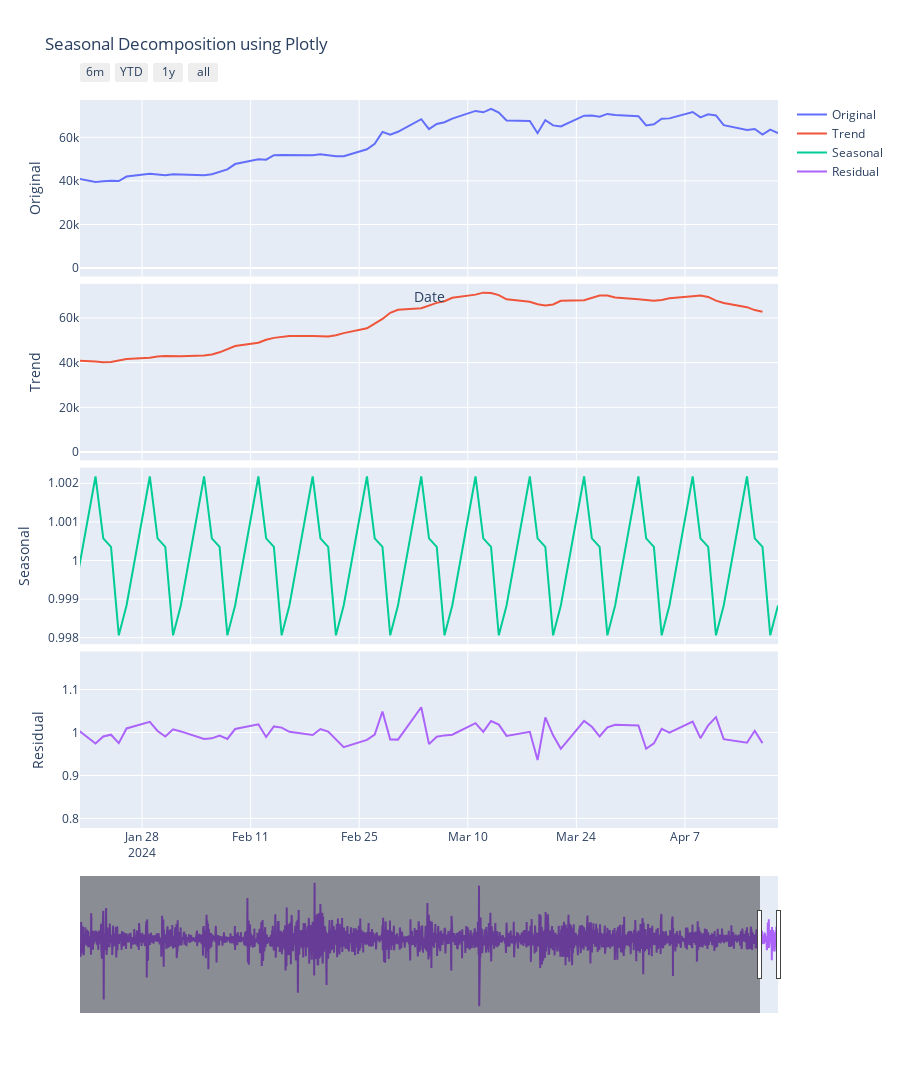

The notebook cell this image was saved under:
### Markdown cell above
### Time Series Decomposition  (original, trend, seasonal, and residual)

### Code cell
res = sm.tsa.seasonal_decompose(
    df_monthly['Adj Close'],
    model = 'multiplicative'
)
fig = make_subplots(rows=4, cols=1, shared_xaxes=True, vertical_spacing=0.01)

trace_original = fig.add_trace(go.Scatter(x=df_monthly.index, y=df_monthly['Adj Close'], mode='lines', name='Original'), row=1, col=1)
trace_trend = fig.add_trace(go.Scatter(x=df_monthly.index, y=res.trend, mode='lines', name='Trend'), row=2, col=1)
trace_seasonal = fig.add_trace(go.Scatter(x=df_monthly.index, y=res.seasonal, mode='lines', name='Seasonal'), row=3, col=1)
trace_residual = fig.add_trace(go.Scatter(x=df_monthly.index, y=res.resid, mode='lines', name='Residual'), row=4, col=1)

fig.update_layout(title='Seasonal Decomposition using Plotly',
                   xaxis_title='Date',
                   yaxis_title='Value')

fig.update_yaxes(title_text='Original', row=1, col=1)
fig.update_yaxes(title_text='Trend', row=2, col=1)
fig.update_yaxes(title_text='Seasonal', row=3, col=1)
fig.update_yaxes(title_text='Residual', row=4, col=1)
fig.update_layout(
        #xaxis=dict(rangeslider=dict(visible=True)),
        height=1400,
        xaxis4=dict(
            rangeslider=dict(visible=True),
            type="date"
            ,
            range=[df_monthly.index.max() - pd.Timedelta(days = 90), df_monthly.index.max() ]  # Display one year initially
        )
    )
fig.update_layout(title='Seasonal Decomposition using Plotly',
                  xaxis_title='Date',
                  xaxis=dict(rangeselector=dict(
                      buttons=list([
                          dict(count=6, label="6m", step="month", stepmode="backward"),
                          dict(count=1, label="YTD", step="year", stepmode="todate"),
                          dict(count=1, label="1y", step="year", stepmode="backward"),
                          dict(step="all")
                      ])
                  ),
                               type="date")
                  )
fig.show()

### Figure 1 — Plotly figure (JSON) as saved in the notebook; plotly's stock layout.template omitted (floating-point values rounded to 4 significant figures; data arrays with more than 128 entries replaced by an {"elided": "..."} marker saying what was removed)
{"data": [{"mode": "lines", "name": "Original", "type": "scatter", "x": {"elided": "2503 str values"}, "xaxis": "x", "y": {"elided": "2503 float values"}, "yaxis": "y"}, {"mode": "lines", "name": "Trend", "type": "scatter", "x": {"elided": "2503 str values"}, "xaxis": "x2", "y": {"elided": "2503 float values"}, "yaxis": "y2"}, {"mode": "lines", "name": "Seasonal", "type": "scatter", "x": {"elided": "2503 str values"}, "xaxis": "x3", "y": {"elided": "2503 float values"}, "yaxis": "y3"}, {"mode": "lines", "name": "Residual", "type": "scatter", "x": {"elided": "2503 str values"}, "xaxis": "x4", "y": {"elided": "2503 float values"}, "yaxis": "y4"}], "layout": {"height": 1400, "title": {"text": "Seasonal Decomposition using Plotly"}, "xaxis": {"anchor": "y", "domain": [0, 1], "matches": "x4", "rangeselector": {"buttons": [{"count": 6, "label": "6m", "step": "month", "stepmode": "backward"}, {"count": 1, "label": "YTD", "step": "year", "stepmode": "todate"}, {"count": 1, "label": "1y", "step": "year", "stepmode": "backward"}, {"step": "all"}]}, "showticklabels": false, "title": {"text": "Date"}, "type": "date"}, "xaxis2": {"anchor": "y2", "domain": [0, 1], "matches": "x4", "showticklabels": false}, "xaxis3": {"anchor": "y3", "domain": [0, 1], "matches": "x4", "showticklabels": false}, "xaxis4": {"anchor": "y4", "domain": [0, 1], "range": ["2024-01-20T00:00:00", "2024-04-19T00:00:00"], "rangeslider": {"visible": true}, "type": "date"}, "yaxis": {"anchor": "x", "domain": [0.7575, 1], "title": {"text": "Original"}}, "yaxis2": {"anchor": "x2", "domain": [0.505, 0.7475], "title": {"text": "Trend"}}, "yaxis3": {"anchor": "x3", "domain": [0.2525, 0.495], "title": {"text": "Seasonal"}}, "yaxis4": {"anchor": "x4", "domain": [0, 0.2425], "title": {"text": "Residual"}}}}
